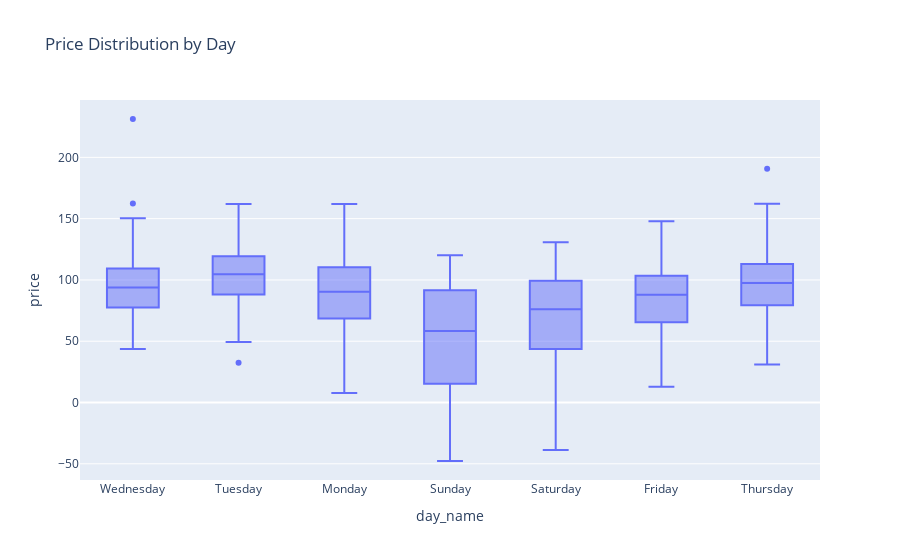

The notebook cell saved with this chart:
### Code cell
import plotly.express as px

# Box plot of price distribution by day
fig = px.box(plot_data, x='day_name', y='price', title='Price Distribution by Day')
fig.show()

### Figure 1 — Plotly figure (JSON) as saved in the notebook; plotly's stock layout.template omitted (floating-point values rounded to 4 significant figures; data arrays with more than 128 entries replaced by an {"elided": "..."} marker saying what was removed)
{"data": [{"alignmentgroup": "True", "hovertemplate": "day_name=%{x}<br>price=%{y}<extra></extra>", "legendgroup": "", "marker": {"color": "#636efa"}, "name": "", "notched": false, "offsetgroup": "", "orientation": "v", "showlegend": false, "type": "box", "x": {"elided": "744 str values"}, "x0": " ", "xaxis": "x", "y": {"elided": "744 float values"}, "y0": " ", "yaxis": "y"}], "layout": {"boxmode": "group", "legend": {"tracegroupgap": 0}, "title": {"text": "Price Distribution by Day"}, "xaxis": {"anchor": "y", "domain": [0, 1], "title": {"text": "day_name"}}, "yaxis": {"anchor": "x", "domain": [0, 1], "title": {"text": "price"}}}}
